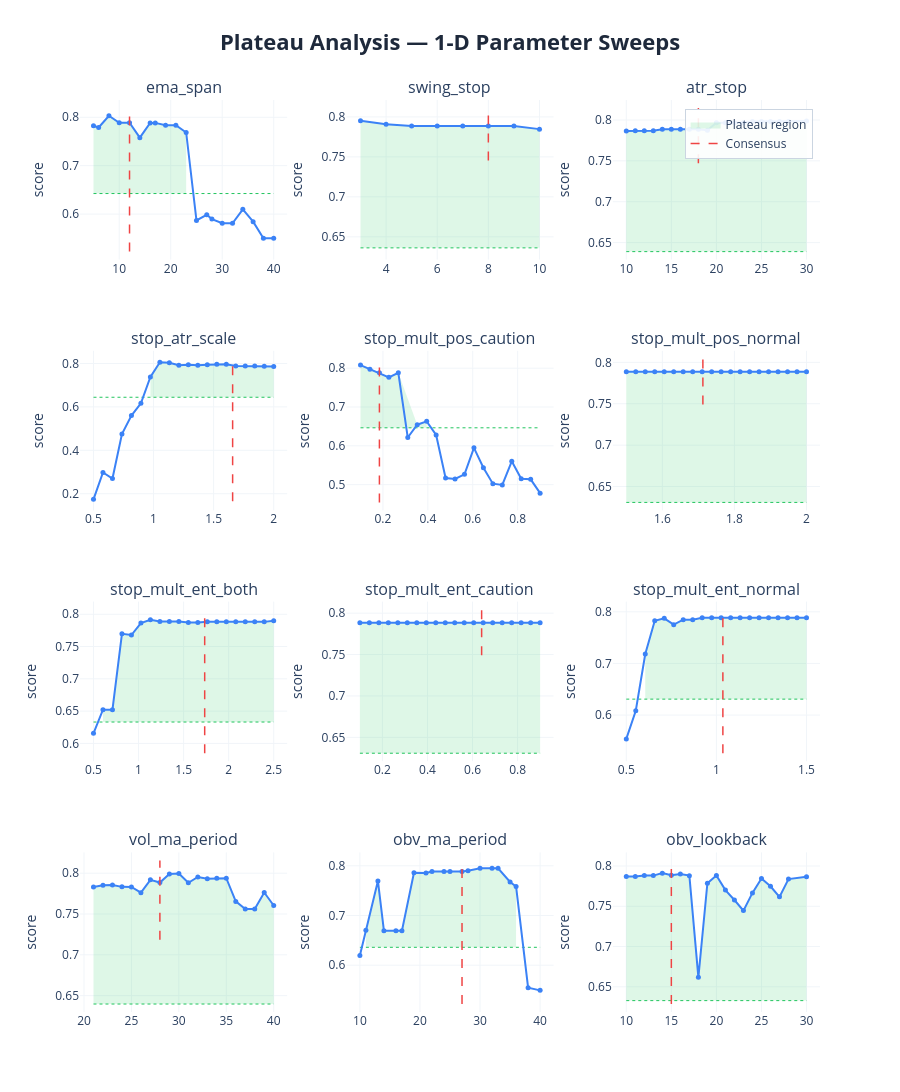

The notebook cell this image was saved under:
### Markdown cell above
### 1-D sweep charts:
| Element | Meaning | Good | Bad |
|---------|---------|------|-----|
| **Blue curve** | Composite score at each value of the parameter, with all others held at consensus | Flat-topped curve — performance is insensitive to the exact value | Narrow spike — optimizer latched onto one specific value, everything nearby is worse |
| **Red dashed line** | Where the consensus value sits | On the flat top of the curve | On a steep slope or at the edge of a cliff |
| **Green dashed line** | Cutoff at 80% of peak score — the boundary between plateau and non-plateau | Blue curve stays above this line across most of the range | Blue curve dips below it quickly either side of the peak |
| **Green shading** | Plateau region — all values where the score stays within 20% of the peak | Wide green band spanning most of the range (robust) | Thin sliver or no shading at all (fragile/overfit) |

 If concensus on steep slope: parameter **REGIME SENSITIVE** - do not fix, backtests are disagreeing, want to fix parameters on flat top.

### Code cell
# ── visual sweep curves ───────────────────────────────────────────────────
plot_plateau_analysis(
    sweep_results    = sweep_results,
    consensus_params = results['consensus_params'],
    param_defs       = PARAM_DEFS,
    fixed_params     = FIXED_PARAMS,
    threshold        = 0.20,
    show             = False,
    save_html        = None,
)

### Figure 1 — Plotly figure (JSON) as saved in the notebook; plotly's stock layout.template omitted (floating-point values rounded to 4 significant figures)
{"data": [{"fill": "toself", "fillcolor": "rgba(34, 197, 94, 0.15)", "hoverinfo": "skip", "line": {"color": "rgba(0,0,0,0)"}, "name": "Plateau region", "showlegend": true, "type": "scatter", "x": [5, 6, 8, 10, 12, 14, 16, 17, 19, 21, 23, 23, 21, 19, 17, 16, 14, 12, 10, 8, 6, 5], "xaxis": "x", "y": [0.7825, 0.7788, 0.8031, 0.7885, 0.7886, 0.7578, 0.7884, 0.7884, 0.7834, 0.7834, 0.7685, 0.6425, 0.6425, 0.6425, 0.6425, 0.6425, 0.6425, 0.6425, 0.6425, 0.6425, 0.6425, 0.6425], "yaxis": "y"}, {"hoverinfo": "skip", "line": {"color": "#22c55e", "dash": "dot", "width": 1}, "mode": "lines", "showlegend": false, "type": "scatter", "x": [5, 40], "xaxis": "x", "y": [0.6425, 0.6425], "yaxis": "y"}, {"hovertemplate": "<b>ema_span</b><br>Value: %{x:.4g}<br>Score: %{y:.4f}<br><extra></extra>", "line": {"color": "#3b82f6", "width": 2}, "marker": {"size": 5}, "mode": "lines+markers", "name": "ema_span", "showlegend": false, "type": "scatter", "x": [5, 6, 8, 10, 12, 14, 16, 17, 19, 21, 23, 25, 27, 28, 30, 32, 34, 36, 38, 40], "xaxis": "x", "y": [0.7825, 0.7788, 0.8031, 0.7885, 0.7886, 0.7578, 0.7884, 0.7884, 0.7834, 0.7834, 0.7685, 0.5869, 0.5986, 0.5898, 0.581, 0.581, 0.6099, 0.5844, 0.55, 0.55], "yaxis": "y"}, {"hoverinfo": "skip", "line": {"color": "#ef4444", "dash": "dash", "width": 1.5}, "mode": "lines", "name": "Consensus", "showlegend": true, "type": "scatter", "x": [12, 12], "xaxis": "x", "y": [0.5225, 0.8191], "yaxis": "y"}, {"fill": "toself", "fillcolor": "rgba(34, 197, 94, 0.15)", "hoverinfo": "skip", "line": {"color": "rgba(0,0,0,0)"}, "name": "Plateau region", "showlegend": false, "type": "scatter", "x": [3, 4, 5, 6, 7, 8, 9, 10, 10, 9, 8, 7, 6, 5, 4, 3], "xaxis": "x2", "y": [0.7953, 0.7909, 0.7886, 0.7886, 0.7886, 0.7886, 0.7886, 0.7847, 0.6362, 0.6362, 0.6362, 0.6362, 0.6362, 0.6362, 0.6362, 0.6362], "yaxis": "y2"}, {"hoverinfo": "skip", "line": {"color": "#22c55e", "dash": "dot", "width": 1}, "mode": "lines", "showlegend": false, "type": "scatter", "x": [3, 10], "xaxis": "x2", "y": [0.6362, 0.6362], "yaxis": "y2"}, {"hovertemplate": "<b>swing_stop</b><br>Value: %{x:.4g}<br>Score: %{y:.4f}<br><extra></extra>", "line": {"color": "#3b82f6", "width": 2}, "marker": {"size": 5}, "mode": "lines+markers", "name": "swing_stop", "showlegend": false, "type": "scatter", "x": [3, 4, 5, 6, 7, 8, 9, 10], "xaxis": "x2", "y": [0.7953, 0.7909, 0.7886, 0.7886, 0.7886, 0.7886, 0.7886, 0.7847], "yaxis": "y2"}, {"hoverinfo": "skip", "line": {"color": "#ef4444", "dash": "dash", "width": 1.5}, "mode": "lines", "name": "Consensus", "showlegend": false, "type": "scatter", "x": [8, 8], "xaxis": "x2", "y": [0.7455, 0.8112], "yaxis": "y2"}, {"fill": "toself", "fillcolor": "rgba(34, 197, 94, 0.15)", "hoverinfo": "skip", "line": {"color": "rgba(0,0,0,0)"}, "name": "Plateau region", "showlegend": false, "type": "scatter", "x": [10, 11, 12, 13, 14, 15, 16, 17, 18, 19, 20, 21, 22, 23, 24, 25, 26, 27, 28, 30, 30, 28, 27, 26, 25, 24, 23, 22, 21, 20, 19, 18, 17, 16, 15, 14, 13, 12, 11, 10], "xaxis": "x3", "y": [0.7864, 0.7868, 0.7868, 0.7868, 0.7888, 0.7885, 0.7886, 0.7886, 0.7886, 0.7873, 0.7965, 0.7965, 0.7965, 0.7965, 0.7983, 0.7983, 0.7983, 0.7983, 0.7983, 0.7987, 0.639, 0.639, 0.639, 0.639, 0.639, 0.639, 0.639, 0.639, 0.639, 0.639, 0.639, 0.639, 0.639, 0.639, 0.639, 0.639, 0.639, 0.639, 0.639, 0.639], "yaxis": "y3"}, {"hoverinfo": "skip", "line": {"color": "#22c55e", "dash": "dot", "width": 1}, "mode": "lines", "showlegend": false, "type": "scatter", "x": [10, 30], "xaxis": "x3", "y": [0.639, 0.639], "yaxis": "y3"}, {"hovertemplate": "<b>atr_stop</b><br>Value: %{x:.4g}<br>Score: %{y:.4f}<br><extra></extra>", "line": {"color": "#3b82f6", "width": 2}, "marker": {"size": 5}, "mode": "lines+markers", "name": "atr_stop", "showlegend": false, "type": "scatter", "x": [10, 11, 12, 13, 14, 15, 16, 17, 18, 19, 20, 21, 22, 23, 24, 25, 26, 27, 28, 30], "xaxis": "x3", "y": [0.7864, 0.7868, 0.7868, 0.7868, 0.7888, 0.7885, 0.7886, 0.7886, 0.7886, 0.7873, 0.7965, 0.7965, 0.7965, 0.7965, 0.7983, 0.7983, 0.7983, 0.7983, 0.7983, 0.7987], "yaxis": "y3"}, {"hoverinfo": "skip", "line": {"color": "#ef4444", "dash": "dash", "width": 1.5}, "mode": "lines", "name": "Consensus", "showlegend": false, "type": "scatter", "x": [18, 18], "xaxis": "x3", "y": [0.7471, 0.8147], "yaxis": "y3"}, {"fill": "toself", "fillcolor": "rgba(34, 197, 94, 0.15)", "hoverinfo": "skip", "line": {"color": "rgba(0,0,0,0)"}, "name": "Plateau region", "showlegend": false, "type": "scatter", "x": [0.9737, 1.053, 1.132, 1.211, 1.289, 1.368, 1.447, 1.526, 1.605, 1.684, 1.763, 1.842, 1.921, 2.0, 2.0, 1.921, 1.842, 1.763, 1.684, 1.605, 1.526, 1.447, 1.368, 1.289, 1.211, 1.132, 1.053, 0.9737], "xaxis": "x4", "y": [0.7377, 0.8055, 0.803, 0.7922, 0.7937, 0.7921, 0.7945, 0.7965, 0.7965, 0.7886, 0.7886, 0.7888, 0.7868, 0.7864, 0.6444, 0.6444, 0.6444, 0.6444, 0.6444, 0.6444, 0.6444, 0.6444, 0.6444, 0.6444, 0.6444, 0.6444, 0.6444, 0.6444], "yaxis": "y4"}, {"hoverinfo": "skip", "line": {"color": "#22c55e", "dash": "dot", "width": 1}, "mode": "lines", "showlegend": false, "type": "scatter", "x": [0.5, 2], "xaxis": "x4", "y": [0.6444, 0.6444], "yaxis": "y4"}, {"hovertemplate": "<b>stop_atr_scale</b><br>Value: %{x:.4g}<br>Score: %{y:.4f}<br><extra></extra>", "line": {"color": "#3b82f6", "width": 2}, "marker": {"size": 5}, "mode": "lines+markers", "name": "stop_atr_scale", "showlegend": false, "type": "scatter", "x": [0.5, 0.5789, 0.6579, 0.7368, 0.8158, 0.8947, 0.9737, 1.053, 1.132, 1.211, 1.289, 1.368, 1.447, 1.526, 1.605, 1.684, 1.763, 1.842, 1.921, 2.0], "xaxis": "x4", "y": [0.1743, 0.2977, 0.2698, 0.4751, 0.56, 0.6166, 0.7377, 0.8055, 0.803, 0.7922, 0.7937, 0.7921, 0.7945, 0.7965, 0.7965, 0.7886, 0.7886, 0.7888, 0.7868, 0.7864], "yaxis": "y4"}, {"hoverinfo": "skip", "line": {"color": "#ef4444", "dash": "dash", "width": 1.5}, "mode": "lines", "name": "Consensus", "showlegend": false, "type": "scatter", "x": [1.658, 1.658], "xaxis": "x4", "y": [0.1656, 0.8216], "yaxis": "y4"}, {"fill": "toself", "fillcolor": "rgba(34, 197, 94, 0.15)", "hoverinfo": "skip", "line": {"color": "rgba(0,0,0,0)"}, "name": "Plateau region", "showlegend": false, "type": "scatter", "x": [0.1, 0.1421, 0.1842, 0.2263, 0.2684, 0.3526, 0.3947, 0.3947, 0.3526, 0.2684, 0.2263, 0.1842, 0.1421, 0.1], "xaxis": "x5", "y": [0.8081, 0.7974, 0.7886, 0.7764, 0.788, 0.6544, 0.6631, 0.6465, 0.6465, 0.6465, 0.6465, 0.6465, 0.6465, 0.6465], "yaxis": "y5"}, {"hoverinfo": "skip", "line": {"color": "#22c55e", "dash": "dot", "width": 1}, "mode": "lines", "showlegend": false, "type": "scatter", "x": [0.1, 0.9], "xaxis": "x5", "y": [0.6465, 0.6465], "yaxis": "y5"}, {"hovertemplate": "<b>stop_mult_pos_caution</b><br>Value: %{x:.4g}<br>Score: %{y:.4f}<br><extra></extra>", "line": {"color": "#3b82f6", "width": 2}, "marker": {"size": 5}, "mode": "lines+markers", "name": "stop_mult_pos_caution", "showlegend": false, "type": "scatter", "x": [0.1, 0.1421, 0.1842, 0.2263, 0.2684, 0.3105, 0.3526, 0.3947, 0.4368, 0.4789, 0.5211, 0.5632, 0.6053, 0.6474, 0.6895, 0.7316, 0.7737, 0.8158, 0.8579, 0.9], "xaxis": "x5", "y": [0.8081, 0.7974, 0.7886, 0.7764, 0.788, 0.6214, 0.6544, 0.6631, 0.6279, 0.517, 0.5148, 0.5266, 0.5949, 0.5437, 0.5026, 0.4994, 0.56, 0.5153, 0.5137, 0.4782], "yaxis": "y5"}, {"hoverinfo": "skip", "line": {"color": "#ef4444", "dash": "dash", "width": 1.5}, "mode": "lines", "name": "Consensus", "showlegend": false, "type": "scatter", "x": [0.1842, 0.1842], "xaxis": "x5", "y": [0.4542, 0.8242], "yaxis": "y5"}, {"fill": "toself", "fillcolor": "rgba(34, 197, 94, 0.15)", "hoverinfo": "skip", "line": {"color": "rgba(0,0,0,0)"}, "name": "Plateau region", "showlegend": false, "type": "scatter", "x": [1.5, 1.526, 1.553, 1.579, 1.605, 1.632, 1.658, 1.684, 1.711, 1.737, 1.763, 1.789, 1.816, 1.842, 1.868, 1.895, 1.921, 1.947, 1.974, 2.0, 2.0, 1.974, 1.947, 1.921, 1.895, 1.868, 1.842, 1.816, 1.789, 1.763, 1.737, 1.711, 1.684, 1.658, 1.632, 1.605, 1.579, 1.553, 1.526, 1.5], "xaxis": "x6", "y": [0.7886, 0.7886, 0.7886, 0.7886, 0.7886, 0.7886, 0.7886, 0.7886, 0.7886, 0.7886, 0.7886, 0.7886, 0.7886, 0.7886, 0.7886, 0.7886, 0.7886, 0.7886, 0.7886, 0.7886, 0.6308, 0.6308, 0.6308, 0.6308, 0.6308, 0.6308, 0.6308, 0.6308, 0.6308, 0.6308, 0.6308, 0.6308, 0.6308, 0.6308, 0.6308, 0.6308, 0.6308, 0.6308, 0.6308, 0.6308], "yaxis": "y6"}, {"hoverinfo": "skip", "line": {"color": "#22c55e", "dash": "dot", "width": 1}, "mode": "lines", "showlegend": false, "type": "scatter", "x": [1.5, 2], "xaxis": "x6", "y": [0.6308, 0.6308], "yaxis": "y6"}, {"hovertemplate": "<b>stop_mult_pos_normal</b><br>Value: %{x:.4g}<br>Score: %{y:.4f}<br><extra></extra>", "line": {"color": "#3b82f6", "width": 2}, "marker": {"size": 5}, "mode": "lines+markers", "name": "stop_mult_pos_normal", "showlegend": false, "type": "scatter", "x": [1.5, 1.526, 1.553, 1.579, 1.605, 1.632, 1.658, 1.684, 1.711, 1.737, 1.763, 1.789, 1.816, 1.842, 1.868, 1.895, 1.921, 1.947, 1.974, 2.0], "xaxis": "x6", "y": [0.7886, 0.7886, 0.7886, 0.7886, 0.7886, 0.7886, 0.7886, 0.7886, 0.7886, 0.7886, 0.7886, 0.7886, 0.7886, 0.7886, 0.7886, 0.7886, 0.7886, 0.7886, 0.7886, 0.7886], "yaxis": "y6"}, {"hoverinfo": "skip", "line": {"color": "#ef4444", "dash": "dash", "width": 1.5}, "mode": "lines", "name": "Consensus", "showlegend": false, "type": "scatter", "x": [1.712, 1.712], "xaxis": "x6", "y": [0.7491, 0.8043], "yaxis": "y6"}, {"fill": "toself", "fillcolor": "rgba(34, 197, 94, 0.15)", "hoverinfo": "skip", "line": {"color": "rgba(0,0,0,0)"}, "name": "Plateau region", "showlegend": false, "type": "scatter", "x": [0.6053, 0.7105, 0.8158, 0.9211, 1.026, 1.132, 1.237, 1.342, 1.447, 1.553, 1.658, 1.763, 1.868, 1.974, 2.079, 2.184, 2.289, 2.395, 2.5, 2.5, 2.395, 2.289, 2.184, 2.079, 1.974, 1.868, 1.763, 1.658, 1.553, 1.447, 1.342, 1.237, 1.132, 1.026, 0.9211, 0.8158, 0.7105, 0.6053], "xaxis": "x7", "y": [0.6523, 0.6523, 0.7697, 0.7678, 0.7864, 0.7914, 0.7888, 0.7888, 0.7888, 0.7873, 0.7873, 0.7886, 0.7886, 0.7885, 0.7882, 0.7882, 0.7882, 0.7882, 0.7901, 0.6331, 0.6331, 0.6331, 0.6331, 0.6331, 0.6331, 0.6331, 0.6331, 0.6331, 0.6331, 0.6331, 0.6331, 0.6331, 0.6331, 0.6331, 0.6331, 0.6331, 0.6331, 0.6331], "yaxis": "y7"}, {"hoverinfo": "skip", "line": {"color": "#22c55e", "dash": "dot", "width": 1}, "mode": "lines", "showlegend": false, "type": "scatter", "x": [0.5, 2.5], "xaxis": "x7", "y": [0.6331, 0.6331], "yaxis": "y7"}, {"hovertemplate": "<b>stop_mult_ent_both</b><br>Value: %{x:.4g}<br>Score: %{y:.4f}<br><extra></extra>", "line": {"color": "#3b82f6", "width": 2}, "marker": {"size": 5}, "mode": "lines+markers", "name": "stop_mult_ent_both", "showlegend": false, "type": "scatter", "x": [0.5, 0.6053, 0.7105, 0.8158, 0.9211, 1.026, 1.132, 1.237, 1.342, 1.447, 1.553, 1.658, 1.763, 1.868, 1.974, 2.079, 2.184, 2.289, 2.395, 2.5], "xaxis": "x7", "y": [0.6156, 0.6523, 0.6523, 0.7697, 0.7678, 0.7864, 0.7914, 0.7888, 0.7888, 0.7888, 0.7873, 0.7873, 0.7886, 0.7886, 0.7885, 0.7882, 0.7882, 0.7882, 0.7882, 0.7901], "yaxis": "y7"}, {"hoverinfo": "skip", "line": {"color": "#ef4444", "dash": "dash", "width": 1.5}, "mode": "lines", "name": "Consensus", "showlegend": false, "type": "scatter", "x": [1.734, 1.734], "xaxis": "x7", "y": [0.5848, 0.8072], "yaxis": "y7"}, {"fill": "toself", "fillcolor": "rgba(34, 197, 94, 0.15)", "hoverinfo": "skip", "line": {"color": "rgba(0,0,0,0)"}, "name": "Plateau region", "showlegend": false, "type": "scatter", "x": [0.1, 0.1421, 0.1842, 0.2263, 0.2684, 0.3105, 0.3526, 0.3947, 0.4368, 0.4789, 0.5211, 0.5632, 0.6053, 0.6474, 0.6895, 0.7316, 0.7737, 0.8158, 0.8579, 0.9, 0.9, 0.8579, 0.8158, 0.7737, 0.7316, 0.6895, 0.6474, 0.6053, 0.5632, 0.5211, 0.4789, 0.4368, 0.3947, 0.3526, 0.3105, 0.2684, 0.2263, 0.1842, 0.1421, 0.1], "xaxis": "x8", "y": [0.7886, 0.7886, 0.7886, 0.7886, 0.7886, 0.7886, 0.7886, 0.7886, 0.7886, 0.7886, 0.7886, 0.7886, 0.7886, 0.7886, 0.7886, 0.7886, 0.7886, 0.7886, 0.7886, 0.7886, 0.6308, 0.6308, 0.6308, 0.6308, 0.6308, 0.6308, 0.6308, 0.6308, 0.6308, 0.6308, 0.6308, 0.6308, 0.6308, 0.6308, 0.6308, 0.6308, 0.6308, 0.6308, 0.6308, 0.6308], "yaxis": "y8"}, {"hoverinfo": "skip", "line": {"color": "#22c55e", "dash": "dot", "width": 1}, "mode": "lines", "showlegend": false, "type": "scatter", "x": [0.1, 0.9], "xaxis": "x8", "y": [0.6308, 0.6308], "yaxis": "y8"}, {"hovertemplate": "<b>stop_mult_ent_caution</b><br>Value: %{x:.4g}<br>Score: %{y:.4f}<br><extra></extra>", "line": {"color": "#3b82f6", "width": 2}, "marker": {"size": 5}, "mode": "lines+markers", "name": "stop_mult_ent_caution", "showlegend": false, "type": "scatter", "x": [0.1, 0.1421, 0.1842, 0.2263, 0.2684, 0.3105, 0.3526, 0.3947, 0.4368, 0.4789, 0.5211, 0.5632, 0.6053, 0.6474, 0.6895, 0.7316, 0.7737, 0.8158, 0.8579, 0.9], "xaxis": "x8", "y": [0.7886, 0.7886, 0.7886, 0.7886, 0.7886, 0.7886, 0.7886, 0.7886, 0.7886, 0.7886, 0.7886, 0.7886, 0.7886, 0.7886, 0.7886, 0.7886, 0.7886, 0.7886, 0.7886, 0.7886], "yaxis": "y8"}, {"hoverinfo": "skip", "line": {"color": "#ef4444", "dash": "dash", "width": 1.5}, "mode": "lines", "name": "Consensus", "showlegend": false, "type": "scatter", "x": [0.6404, 0.6404], "xaxis": "x8", "y": [0.7491, 0.8043], "yaxis": "y8"}, {"fill": "toself", "fillcolor": "rgba(34, 197, 94, 0.15)", "hoverinfo": "skip", "line": {"color": "rgba(0,0,0,0)"}, "name": "Plateau region", "showlegend": false, "type": "scatter", "x": [0.6053, 0.6579, 0.7105, 0.7632, 0.8158, 0.8684, 0.9211, 0.9737, 1.026, 1.079, 1.132, 1.184, 1.237, 1.289, 1.342, 1.395, 1.447, 1.5, 1.5, 1.447, 1.395, 1.342, 1.289, 1.237, 1.184, 1.132, 1.079, 1.026, 0.9737, 0.9211, 0.8684, 0.8158, 0.7632, 0.7105, 0.6579, 0.6053], "xaxis": "x9", "y": [0.7183, 0.7827, 0.7874, 0.7751, 0.7847, 0.7847, 0.7886, 0.7886, 0.7886, 0.7886, 0.7886, 0.7886, 0.7886, 0.7886, 0.7886, 0.7886, 0.7886, 0.7886, 0.6308, 0.6308, 0.6308, 0.6308, 0.6308, 0.6308, 0.6308, 0.6308, 0.6308, 0.6308, 0.6308, 0.6308, 0.6308, 0.6308, 0.6308, 0.6308, 0.6308, 0.6308], "yaxis": "y9"}, {"hoverinfo": "skip", "line": {"color": "#22c55e", "dash": "dot", "width": 1}, "mode": "lines", "showlegend": false, "type": "scatter", "x": [0.5, 1.5], "xaxis": "x9", "y": [0.6308, 0.6308], "yaxis": "y9"}, {"hovertemplate": "<b>stop_mult_ent_normal</b><br>Value: %{x:.4g}<br>Score: %{y:.4f}<br><extra></extra>", "line": {"color": "#3b82f6", "width": 2}, "marker": {"size": 5}, "mode": "lines+markers", "name": "stop_mult_ent_normal", "showlegend": false, "type": "scatter", "x": [0.5, 0.5526, 0.6053, 0.6579, 0.7105, 0.7632, 0.8158, 0.8684, 0.9211, 0.9737, 1.026, 1.079, 1.132, 1.184, 1.237, 1.289, 1.342, 1.395, 1.447, 1.5], "xaxis": "x9", "y": [0.5537, 0.6083, 0.7183, 0.7827, 0.7874, 0.7751, 0.7847, 0.7847, 0.7886, 0.7886, 0.7886, 0.7886, 0.7886, 0.7886, 0.7886, 0.7886, 0.7886, 0.7886, 0.7886, 0.7886], "yaxis": "y9"}, {"hoverinfo": "skip", "line": {"color": "#ef4444", "dash": "dash", "width": 1.5}, "mode": "lines", "name": "Consensus", "showlegend": false, "type": "scatter", "x": [1.036, 1.036], "xaxis": "x9", "y": [0.5261, 0.8043], "yaxis": "y9"}, {"fill": "toself", "fillcolor": "rgba(34, 197, 94, 0.15)", "hoverinfo": "skip", "line": {"color": "rgba(0,0,0,0)"}, "name": "Plateau region", "showlegend": false, "type": "scatter", "x": [21, 22, 23, 24, 25, 26, 27, 28, 29, 30, 31, 32, 33, 34, 35, 36, 37, 38, 39, 40, 40, 39, 38, 37, 36, 35, 34, 33, 32, 31, 30, 29, 28, 27, 26, 25, 24, 23, 22, 21], "xaxis": "x10", "y": [0.783, 0.7854, 0.7856, 0.7833, 0.7832, 0.7761, 0.7919, 0.7886, 0.799, 0.7997, 0.7882, 0.7954, 0.7931, 0.7939, 0.7939, 0.7655, 0.7562, 0.7562, 0.7764, 0.7604, 0.6398, 0.6398, 0.6398, 0.6398, 0.6398, 0.6398, 0.6398, 0.6398, 0.6398, 0.6398, 0.6398, 0.6398, 0.6398, 0.6398, 0.6398, 0.6398, 0.6398, 0.6398, 0.6398, 0.6398], "yaxis": "y10"}, {"hoverinfo": "skip", "line": {"color": "#22c55e", "dash": "dot", "width": 1}, "mode": "lines", "showlegend": false, "type": "scatter", "x": [21, 40], "xaxis": "x10", "y": [0.6398, 0.6398], "yaxis": "y10"}, {"hovertemplate": "<b>vol_ma_period</b><br>Value: %{x:.4g}<br>Score: %{y:.4f}<br><extra></extra>", "line": {"color": "#3b82f6", "width": 2}, "marker": {"size": 5}, "mode": "lines+markers", "name": "vol_ma_period", "showlegend": false, "type": "scatter", "x": [21, 22, 23, 24, 25, 26, 27, 28, 29, 30, 31, 32, 33, 34, 35, 36, 37, 38, 39, 40], "xaxis": "x10", "y": [0.783, 0.7854, 0.7856, 0.7833, 0.7832, 0.7761, 0.7919, 0.7886, 0.799, 0.7997, 0.7882, 0.7954, 0.7931, 0.7939, 0.7939, 0.7655, 0.7562, 0.7562, 0.7764, 0.7604], "yaxis": "y10"}, {"hoverinfo": "skip", "line": {"color": "#ef4444", "dash": "dash", "width": 1.5}, "mode": "lines", "name": "Consensus", "showlegend": false, "type": "scatter", "x": [28, 28], "xaxis": "x10", "y": [0.7184, 0.8157], "yaxis": "y10"}, {"fill": "toself", "fillcolor": "rgba(34, 197, 94, 0.15)", "hoverinfo": "skip", "line": {"color": "rgba(0,0,0,0)"}, "name": "Plateau region", "showlegend": false, "type": "scatter", "x": [11, 13, 14, 16, 17, 19, 21, 22, 24, 25, 27, 28, 30, 32, 33, 35, 36, 36, 35, 33, 32, 30, 28, 27, 25, 24, 22, 21, 19, 17, 16, 14, 13, 11], "xaxis": "x11", "y": [0.6702, 0.7695, 0.6695, 0.6695, 0.6695, 0.7861, 0.7857, 0.7886, 0.7886, 0.7886, 0.7886, 0.7901, 0.795, 0.795, 0.795, 0.7675, 0.7582, 0.636, 0.636, 0.636, 0.636, 0.636, 0.636, 0.636, 0.636, 0.636, 0.636, 0.636, 0.636, 0.636, 0.636, 0.636, 0.636, 0.636], "yaxis": "y11"}, {"hoverinfo": "skip", "line": {"color": "#22c55e", "dash": "dot", "width": 1}, "mode": "lines", "showlegend": false, "type": "scatter", "x": [10, 40], "xaxis": "x11", "y": [0.636, 0.636], "yaxis": "y11"}, {"hovertemplate": "<b>obv_ma_period</b><br>Value: %{x:.4g}<br>Score: %{y:.4f}<br><extra></extra>", "line": {"color": "#3b82f6", "width": 2}, "marker": {"size": 5}, "mode": "lines+markers", "name": "obv_ma_period", "showlegend": false, "type": "scatter", "x": [10, 11, 13, 14, 16, 17, 19, 21, 22, 24, 25, 27, 28, 30, 32, 33, 35, 36, 38, 40], "xaxis": "x11", "y": [0.6197, 0.6702, 0.7695, 0.6695, 0.6695, 0.6695, 0.7861, 0.7857, 0.7886, 0.7886, 0.7886, 0.7886, 0.7901, 0.795, 0.795, 0.795, 0.7675, 0.7582, 0.5547, 0.5493], "yaxis": "y11"}, {"hoverinfo": "skip", "line": {"color": "#ef4444", "dash": "dash", "width": 1.5}, "mode": "lines", "name": "Consensus", "showlegend": false, "type": "scatter", "x": [27, 27], "xaxis": "x11", "y": [0.5219, 0.8109], "yaxis": "y11"}, {"fill": "toself", "fillcolor": "rgba(34, 197, 94, 0.15)", "hoverinfo": "skip", "line": {"color": "rgba(0,0,0,0)"}, "name": "Plateau region", "showlegend": false, "type": "scatter", "x": [10, 11, 12, 13, 14, 15, 16, 17, 18, 19, 20, 21, 22, 23, 24, 25, 26, 27, 28, 30, 30, 28, 27, 26, 25, 24, 23, 22, 21, 20, 19, 18, 17, 16, 15, 14, 13, 12, 11, 10], "xaxis": "x12", "y": [0.7868, 0.7868, 0.7882, 0.7881, 0.7911, 0.7886, 0.79, 0.788, 0.6618, 0.7786, 0.7883, 0.77, 0.7578, 0.7446, 0.7666, 0.7843, 0.7748, 0.7617, 0.7838, 0.7867, 0.6329, 0.6329, 0.6329, 0.6329, 0.6329, 0.6329, 0.6329, 0.6329, 0.6329, 0.6329, 0.6329, 0.6329, 0.6329, 0.6329, 0.6329, 0.6329, 0.6329, 0.6329, 0.6329, 0.6329], "yaxis": "y12"}, {"hoverinfo": "skip", "line": {"color": "#22c55e", "dash": "dot", "width": 1}, "mode": "lines", "showlegend": false, "type": "scatter", "x": [10, 30], "xaxis": "x12", "y": [0.6329, 0.6329], "yaxis": "y12"}, {"hovertemplate": "<b>obv_lookback</b><br>Value: %{x:.4g}<br>Score: %{y:.4f}<br><extra></extra>", "line": {"color": "#3b82f6", "width": 2}, "marker": {"size": 5}, "mode": "lines+markers", "name": "obv_lookback", "showlegend": false, "type": "scatter", "x": [10, 11, 12, 13, 14, 15, 16, 17, 18, 19, 20, 21, 22, 23, 24, 25, 26, 27, 28, 30], "xaxis": "x12", "y": [0.7868, 0.7868, 0.7882, 0.7881, 0.7911, 0.7886, 0.79, 0.788, 0.6618, 0.7786, 0.7883, 0.77, 0.7578, 0.7446, 0.7666, 0.7843, 0.7748, 0.7617, 0.7838, 0.7867], "yaxis": "y12"}, {"hoverinfo": "skip", "line": {"color": "#ef4444", "dash": "dash", "width": 1.5}, "mode": "lines", "name": "Consensus", "showlegend": false, "type": "scatter", "x": [15, 15], "xaxis": "x12", "y": [0.6287, 0.8069], "yaxis": "y12"}], "layout": {"annotations": [{"font": {"size": 16}, "showarrow": false, "text": "ema_span", "x": 0.14, "xanchor": "center", "xref": "paper", "y": 1, "yanchor": "bottom", "yref": "paper"}, {"font": {"size": 16}, "showarrow": false, "text": "swing_stop", "x": 0.5, "xanchor": "center", "xref": "paper", "y": 1, "yanchor": "bottom", "yref": "paper"}, {"font": {"size": 16}, "showarrow": false, "text": "atr_stop", "x": 0.86, "xanchor": "center", "xref": "paper", "y": 1, "yanchor": "bottom", "yref": "paper"}, {"font": {"size": 16}, "showarrow": false, "text": "stop_atr_scale", "x": 0.14, "xanchor": "center", "xref": "paper", "y": 0.725, "yanchor": "bottom", "yref": "paper"}, {"font": {"size": 16}, "showarrow": false, "text": "stop_mult_pos_caution", "x": 0.5, "xanchor": "center", "xref": "paper", "y": 0.725, "yanchor": "bottom", "yref": "paper"}, {"font": {"size": 16}, "showarrow": false, "text": "stop_mult_pos_normal", "x": 0.86, "xanchor": "center", "xref": "paper", "y": 0.725, "yanchor": "bottom", "yref": "paper"}, {"font": {"size": 16}, "showarrow": false, "text": "stop_mult_ent_both", "x": 0.14, "xanchor": "center", "xref": "paper", "y": 0.45, "yanchor": "bottom", "yref": "paper"}, {"font": {"size": 16}, "showarrow": false, "text": "stop_mult_ent_caution", "x": 0.5, "xanchor": "center", "xref": "paper", "y": 0.45, "yanchor": "bottom", "yref": "paper"}, {"font": {"size": 16}, "showarrow": false, "text": "stop_mult_ent_normal", "x": 0.86, "xanchor": "center", "xref": "paper", "y": 0.45, "yanchor": "bottom", "yref": "paper"}, {"font": {"size": 16}, "showarrow": false, "text": "vol_ma_period", "x": 0.14, "xanchor": "center", "xref": "paper", "y": 0.175, "yanchor": "bottom", "yref": "paper"}, {"font": {"size": 16}, "showarrow": false, "text": "obv_ma_period", "x": 0.5, "xanchor": "center", "xref": "paper", "y": 0.175, "yanchor": "bottom", "yref": "paper"}, {"font": {"size": 16}, "showarrow": false, "text": "obv_lookback", "x": 0.86, "xanchor": "center", "xref": "paper", "y": 0.175, "yanchor": "bottom", "yref": "paper"}], "height": 1200, "legend": {"bgcolor": "rgba(255, 255, 255, 0.9)", "bordercolor": "#cbd5e1", "borderwidth": 1, "x": 0.99, "xanchor": "right", "y": 0.99, "yanchor": "top"}, "title": {"font": {"color": "#1E293B", "size": 22}, "text": "<b>Plateau Analysis — 1-D Parameter Sweeps</b>", "x": 0.5, "xanchor": "center"}, "xaxis": {"anchor": "y", "domain": [0, 0.28], "gridcolor": "#f1f5f9", "gridwidth": 1, "showgrid": true}, "xaxis10": {"anchor": "y10", "domain": [0, 0.28], "gridcolor": "#f1f5f9", "gridwidth": 1, "showgrid": true}, "xaxis11": {"anchor": "y11", "domain": [0.36, 0.64], "gridcolor": "#f1f5f9", "gridwidth": 1, "showgrid": true}, "xaxis12": {"anchor": "y12", "domain": [0.72, 1], "gridcolor": "#f1f5f9", "gridwidth": 1, "showgrid": true}, "xaxis2": {"anchor": "y2", "domain": [0.36, 0.64], "gridcolor": "#f1f5f9", "gridwidth": 1, "showgrid": true}, "xaxis3": {"anchor": "y3", "domain": [0.72, 1], "gridcolor": "#f1f5f9", "gridwidth": 1, "showgrid": true}, "xaxis4": {"anchor": "y4", "domain": [0, 0.28], "gridcolor": "#f1f5f9", "gridwidth": 1, "showgrid": true}, "xaxis5": {"anchor": "y5", "domain": [0.36, 0.64], "gridcolor": "#f1f5f9", "gridwidth": 1, "showgrid": true}, "xaxis6": {"anchor": "y6", "domain": [0.72, 1], "gridcolor": "#f1f5f9", "gridwidth": 1, "showgrid": true}, "xaxis7": {"anchor": "y7", "domain": [0, 0.28], "gridcolor": "#f1f5f9", "gridwidth": 1, "showgrid": true}, "xaxis8": {"anchor": "y8", "domain": [0.36, 0.64], "gridcolor": "#f1f5f9", "gridwidth": 1, "showgrid": true}, "xaxis9": {"anchor": "y9", "domain": [0.72, 1], "gridcolor": "#f1f5f9", "gridwidth": 1, "showgrid": true}, "yaxis": {"anchor": "x", "domain": [0.825, 1], "gridcolor": "#f1f5f9", "gridwidth": 1, "showgrid": true, "title": {"text": "score"}}, "yaxis10": {"anchor": "x10", "domain": [0, 0.175], "gridcolor": "#f1f5f9", "gridwidth": 1, "showgrid": true, "title": {"text": "score"}}, "yaxis11": {"anchor": "x11", "domain": [0, 0.175], "gridcolor": "#f1f5f9", "gridwidth": 1, "showgrid": true, "title": {"text": "score"}}, "yaxis12": {"anchor": "x12", "domain": [0, 0.175], "gridcolor": "#f1f5f9", "gridwidth": 1, "showgrid": true, "title": {"text": "score"}}, "yaxis2": {"anchor": "x2", "domain": [0.825, 1], "gridcolor": "#f1f5f9", "gridwidth": 1, "showgrid": true, "title": {"text": "score"}}, "yaxis3": {"anchor": "x3", "domain": [0.825, 1], "gridcolor": "#f1f5f9", "gridwidth": 1, "showgrid": true, "title": {"text": "score"}}, "yaxis4": {"anchor": "x4", "domain": [0.55, 0.725], "gridcolor": "#f1f5f9", "gridwidth": 1, "showgrid": true, "title": {"text": "score"}}, "yaxis5": {"anchor": "x5", "domain": [0.55, 0.725], "gridcolor": "#f1f5f9", "gridwidth": 1, "showgrid": true, "title": {"text": "score"}}, "yaxis6": {"anchor": "x6", "domain": [0.55, 0.725], "gridcolor": "#f1f5f9", "gridwidth": 1, "showgrid": true, "title": {"text": "score"}}, "yaxis7": {"anchor": "x7", "domain": [0.275, 0.45], "gridcolor": "#f1f5f9", "gridwidth": 1, "showgrid": true, "title": {"text": "score"}}, "yaxis8": {"anchor": "x8", "domain": [0.275, 0.45], "gridcolor": "#f1f5f9", "gridwidth": 1, "showgrid": true, "title": {"text": "score"}}, "yaxis9": {"anchor": "x9", "domain": [0.275, 0.45], "gridcolor": "#f1f5f9", "gridwidth": 1, "showgrid": true, "title": {"text": "score"}}}}
